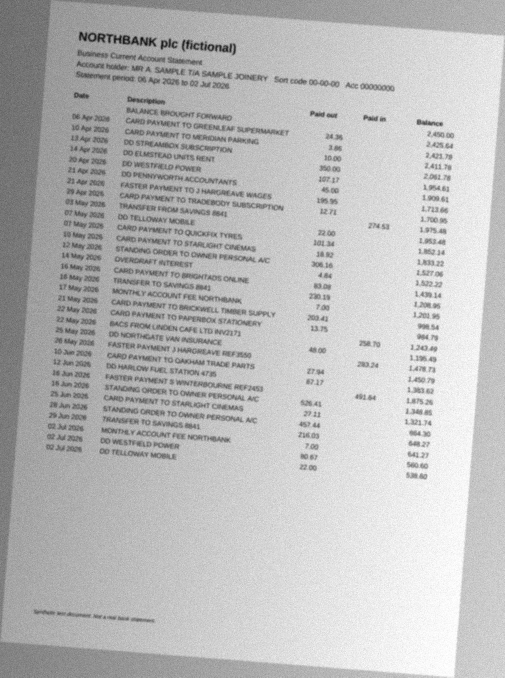
#> input picture labs/mtd-extraction-bench/data/phone_photo.jpg, 1010 x 1355 px, given in place of _tmp_scan.png, which was not available (shown at 1/2 size)
$ python gen.py
#> lines starting #> are read from the running program, lines starting #| are printed output that depends on the picture
"""Synthetic sole-trader document generator with ground truth. All names fictional."""
import csv, json, random, subprocess, sys
from datetime import date, timedelta
from pathlib import Path

CATS = ["turnover", "cost_of_goods", "wages", "car_van_travel", "premises", "repairs",
        "phone_office", "advertising", "interest_bank_charges", "professional_fees",
        "other_expenses", "drawings_personal", "transfer"]

# (description template, category, amount range, direction)
MERCHANTS = [
    ("BACS FROM {c} LTD INV{n}", "turnover", (180, 1400), 1),
    ("FASTER PAYMENT {p} REF{n}", "turnover", (60, 600), 1),
    ("CARD PAYMENT TO BRICKWELL TIMBER SUPPLY", "cost_of_goods", (40, 380), -1),
    ("CARD PAYMENT TO OAKHAM TRADE PARTS", "cost_of_goods", (20, 220), -1),
    ("DD HARLOW FUEL STATION {n}", "car_van_travel", (30, 85), -1),
    ("CARD PAYMENT TO MERIDIAN PARKING", "car_van_travel", (3, 18), -1),
    ("DD NORTHGATE VAN INSURANCE", "car_van_travel", (48, 48), -1),
    ("DD ELMSTEAD UNITS RENT", "premises", (350, 350), -1),
    ("DD WESTFIELD POWER", "premises", (60, 140), -1),
    ("CARD PAYMENT TO QUICKFIX TYRES", "repairs", (25, 190), -1),
    ("DD TELLOWAY MOBILE", "phone_office", (22, 22), -1),
    ("CARD PAYMENT TO PAPERBOX STATIONERY", "phone_office", (6, 45), -1),
    ("CARD PAYMENT TO BRIGHTADS ONLINE", "advertising", (15, 90), -1),
    ("MONTHLY ACCOUNT FEE NORTHBANK", "interest_bank_charges", (7, 7), -1),
    ("OVERDRAFT INTEREST", "interest_bank_charges", (3, 14), -1),
    ("DD PENNYWORTH ACCOUNTANTS", "professional_fees", (45, 45), -1),
    ("CARD PAYMENT TO TRADEBODY SUBSCRIPTION", "other_expenses", (12, 60), -1),
    ("FASTER PAYMENT TO {p} WAGES", "wages", (120, 320), -1),
    ("CARD PAYMENT TO GREENLEAF SUPERMARKET", "drawings_personal", (12, 95), -1),
    ("CARD PAYMENT TO STARLIGHT CINEMAS", "drawings_personal", (9, 30), -1),
    ("DD STREAMBOX SUBSCRIPTION", "drawings_personal", (10, 10), -1),
    ("TRANSFER TO SAVINGS 8841", "transfer", (100, 400), -1),
    ("TRANSFER FROM SAVINGS 8841", "transfer", (100, 300), 1),
    ("STANDING ORDER TO OWNER PERSONAL A/C", "drawings_personal", (300, 600), -1),
]
CLIENTS = ["ASHBY JOINERY", "LINDEN CAFE", "MORROW & SON", "KESTREL DENTAL", "HALEWOOD PTA"]
PEOPLE = ["J HARGREAVE", "P OKONKWO", "S WINTERBOURNE", "T ABERNETHY"]


def make_txns(seed, n=32, start=date(2026, 4, 6), opening=2450.00):
    r = random.Random(seed)
    # guarantee coverage of each category once, then fill randomly
    pool = list(range(len(MERCHANTS)))
    picks = r.sample(pool, len(pool))[:n] + [r.choice(pool) for _ in range(max(0, n - len(pool)))]
    picks = picks[:n]
    days = sorted(r.randint(0, 88) for _ in picks)
    bal, out = opening, []
    for d, idx in zip(days, picks):
        tpl, cat, (lo, hi), sign = MERCHANTS[idx]
        desc = tpl.format(c=r.choice(CLIENTS), p=r.choice(PEOPLE), n=r.randint(1000, 9999))
        amt = round(r.uniform(lo, hi), 2) if lo != hi else float(lo)
        amt = round(sign * amt, 2)
        bal = round(bal + amt, 2)
        out.append({"date": (start + timedelta(days=d)).isoformat(), "description": desc,
                    "amount": amt, "balance": bal, "category": cat})
    return out, opening


def fmt_d(iso):
    return date.fromisoformat(iso).strftime("%d %b %Y")


def write_csv(path, txns):
    with open(path, "w", newline="") as f:
        w = csv.writer(f)
        w.writerow(["Date", "Description", "Money Out", "Money In", "Balance"])
        for t in txns:
            a = t["amount"]
            w.writerow([date.fromisoformat(t["date"]).strftime("%d/%m/%Y"), t["description"],
                        f"{-a:.2f}" if a < 0 else "", f"{a:.2f}" if a > 0 else "", f"{t['balance']:.2f}"])


def write_pdf(path, txns, opening):
    from reportlab.lib.pagesizes import A4
    from reportlab.pdfgen import canvas
    c = canvas.Canvas(str(path), pagesize=A4)
    W, H = A4
    c.setFont("Helvetica-Bold", 16); c.drawString(40, H - 50, "NORTHBANK plc (fictional)")
    c.setFont("Helvetica", 10)
    c.drawString(40, H - 70, "Business Current Account Statement")
    c.drawString(40, H - 84, "Account holder: MR A. SAMPLE T/A SAMPLE JOINERY   Sort code 00-00-00   Acc 00000000")
    c.drawString(40, H - 98, f"Statement period: {fmt_d(txns[0]['date'])} to {fmt_d(txns[-1]['date'])}")
    y = H - 125
    c.setFont("Helvetica-Bold", 9)
    for x, h in [(40, "Date"), (110, "Description"), (350, "Paid out"), (420, "Paid in"), (490, "Balance")]:
        c.drawString(x, y, h)
    c.setFont("Helvetica", 9); y -= 14
    c.drawString(110, y, "BALANCE BROUGHT FORWARD"); c.drawRightString(540, y, f"{opening:,.2f}"); y -= 14
    for t in txns:
        a = t["amount"]
        c.drawString(40, y, fmt_d(t["date"])); c.drawString(110, y, t["description"][:42])
        c.drawRightString(395 if a < 0 else 465, y, f"{abs(a):,.2f}")
        c.drawRightString(540, y, f"{t['balance']:,.2f}"); y -= 14
    c.setFont("Helvetica-Oblique", 7)
    c.drawString(40, 40, "Synthetic test document. Not a real bank statement.")
    c.save()


def degrade(img, kind, seed):
    import numpy as np
    from PIL import Image, ImageFilter
    r = np.random.RandomState(seed)
    img = img.convert("L")
    if kind == "scan":
        img = img.rotate(1.8, expand=True, fillcolor=255).filter(ImageFilter.GaussianBlur(0.9))
        a = np.asarray(img).astype(float) + r.normal(0, 22, (img.height, img.width))
        a = np.clip(a * 0.9 + 12, 0, 255)
    else:  # phone photo: perspective-ish rotation, uneven lighting, blur, noise
        img = img.rotate(-4.5, expand=True, fillcolor=200).filter(ImageFilter.GaussianBlur(1.3))
        a = np.asarray(img).astype(float)
        h, w = a.shape
        grad = np.linspace(0.65, 1.05, w)[None, :] * np.linspace(0.85, 1.0, h)[:, None]
        a = np.clip(a * grad + r.normal(0, 10, a.shape), 0, 255)
    return Image.fromarray(a.astype("uint8")).convert("RGB")


def write_messy_csv(path, txns, seed):
    """Owner-made sheet: free text, mixed date formats, no balance, income/expense in one column."""
    r = random.Random(seed)
    nice = {"turnover": ["paid by {c}", "{c} job money in", "customer payment"],
            "cost_of_goods": ["timber", "wood for job", "trade counter stuff"],
            "car_van_travel": ["diesel", "van", "parking"], "premises": ["unit rent", "electric"],
            "repairs": ["tyres", "fixed van"], "phone_office": ["phone", "pens paper"],
            "advertising": ["facebook ads", "leaflets"], "interest_bank_charges": ["bank fee"],
            "professional_fees": ["accountant"], "other_expenses": ["trade body sub"],
            "wages": ["paid helper"], "drawings_personal": ["food shop", "me", "netflix etc", "cinema"],
            "transfer": ["moved to savings"]}
    rows = []
    for t in txns:
        d = date.fromisoformat(t["date"])
        ds = r.choice([d.strftime("%d/%m/%y"), d.strftime("%-d %b"), d.strftime("%d.%m.%Y")])
        txt = r.choice(nice[t["category"]]).format(c=r.choice(CLIENTS).title())
        rows.append([ds, txt, f"{t['amount']:.2f}", r.choice(["", "", "cash?", "check"])])
        t["sheet_description"] = txt   # what the owner actually typed: used as description truth
    with open(path, "w", newline="") as f:
        w = csv.writer(f); w.writerow(["when", "what", "£", "notes"]); w.writerows(rows)
    return rows


def write_xlsx(path, rows):
    import openpyxl
    wb = openpyxl.Workbook(); ws = wb.active
    ws.append(["when", "what", "£", "notes"])
    for r_ in rows:
        ws.append([r_[0], r_[1], float(r_[2]), r_[3]])
    wb.save(path)


def build(outdir):
#> called with outdir = 'data'
    out = Path(outdir); out.mkdir(parents=True, exist_ok=True)
    docs = {}
    t, op = make_txns(11); docs["clean_pdf"] = (t, op)
    write_pdf(out / "clean_pdf.pdf", t, op)
#> (the call stopped at in write_pdf, `c = canvas.Canvas(str(path), pagesize=A4)`: reportlab is not available in this run)
    t2, op2 = make_txns(22); docs["scan_image"] = (t2, op2)
    write_pdf(out / "_tmp_scan.pdf", t2, op2)
#> (the call stopped at in write_pdf, `c = canvas.Canvas(str(path), pagesize=A4)`: reportlab is not available in this run)
    t3, op3 = make_txns(33); docs["phone_photo"] = (t3, op3)
    write_pdf(out / "_tmp_photo.pdf", t3, op3)
#> (the call stopped at in write_pdf, `c = canvas.Canvas(str(path), pagesize=A4)`: reportlab is not available in this run)
    from PIL import Image
    for name, kind, seed in [("_tmp_scan", "scan", 1), ("_tmp_photo", "photo", 2)]:
        subprocess.run(["pdftoppm", "-r", "110", "-png", "-singlefile", str(out / f"{name}.pdf"), str(out / name)], check=True)
#> (this line was passed over: subprocess is not available in this run)
        degrade(Image.open(out / f"{name}.png"), kind, seed).save(out / ("scan_image.jpg" if kind == "scan" else "phone_photo.jpg"), quality=70)
#> in degrade, `img = img.rotate(1.8, expand=True, fillcolor=255).filter(ImageFilter.G..`:
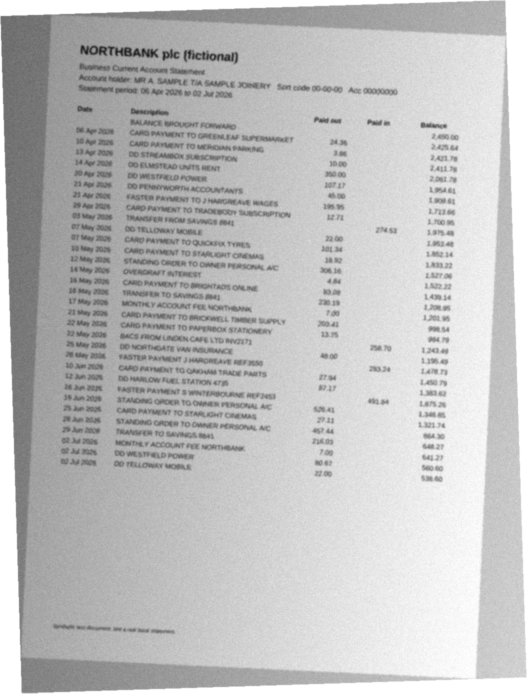
#> img: PIL image 1054x1387 L (shown at 1/2 size); min 20, max 255, mean 191.7
#> in degrade, `a = np.asarray(img).astype(float) + r.normal(0, 22, (img.height, img.w..`:
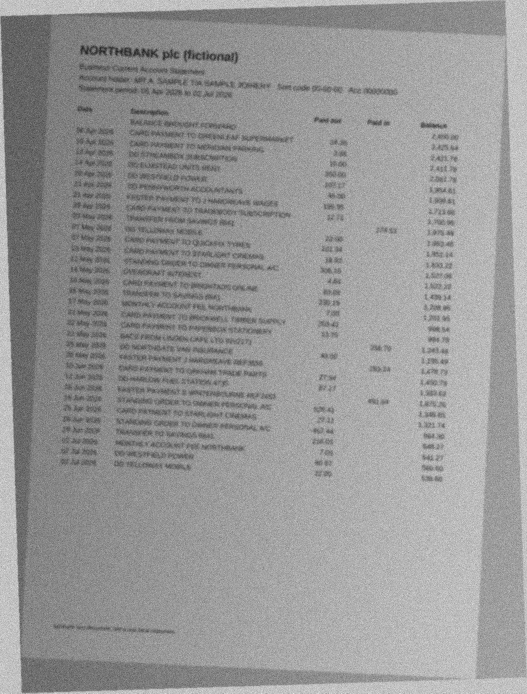
#> a: shape (1387, 1054) float64 (shown at 1/2 size); min -35.79, max 346.7, mean 191.7; drawn with min black and max white
        (out / f"{name}.pdf").unlink(); (out / f"{name}.png").unlink()
#> pass 2 of the loop in build, `for name, kind, seed in [("_tmp_scan", "scan", 1), ("_tmp_photo", "pho..`:
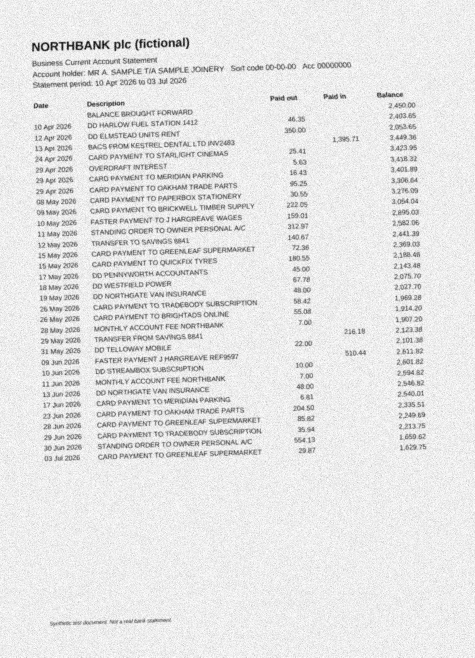
#> input picture labs/mtd-extraction-bench/data/scan_image.jpg, 950 x 1315 px, given in place of _tmp_photo.png, which was not available (shown at 1/2 size)
#> in degrade (call 2), `img = img.rotate(-4.5, expand=True, fillcolor=200).filter(ImageFilter...`:
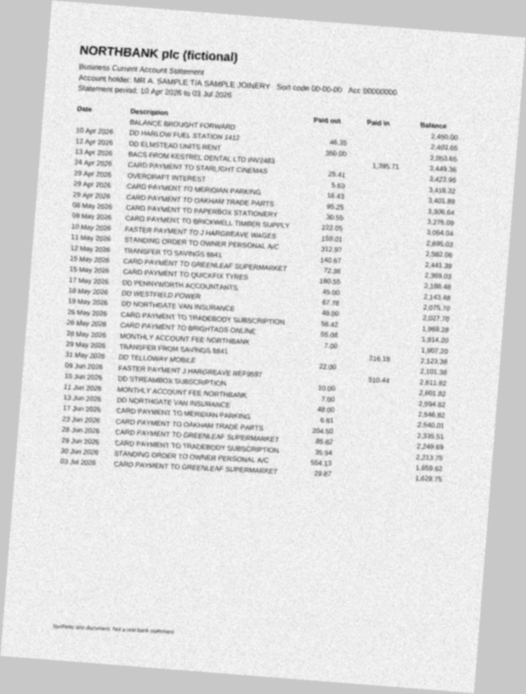
#> img: PIL image 1052x1387 L (shown at 1/2 size); min 41, max 250, mean 224.9
#> in degrade (call 2), `a = np.clip(a * grad + r.normal(0, 10, a.shape), 0, 255)`:
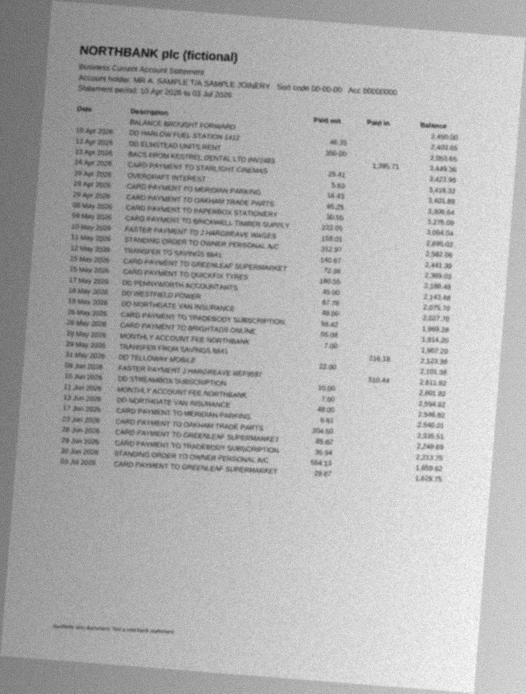
#> a: shape (1387, 1052) float64 (shown at 1/2 size); min 10.13, max 255, mean 177.2
    t4, op4 = make_txns(44); docs["csv_export"] = (t4, op4)
    write_csv(out / "csv_export.csv", t4)
    t5, _ = make_txns(55); rows = write_messy_csv(out / "messy_sheet.csv", t5, 5)
    write_xlsx(out / "messy_sheet.xlsx", rows)
    # messy sheet truth has no balance
    docs["messy_sheet"] = ([{**x, "balance": None, "bank_description": x["description"], "description": x["sheet_description"]} for x in t5], None)
    files = {"clean_pdf": "clean_pdf.pdf", "scan_image": "scan_image.jpg", "phone_photo": "phone_photo.jpg",
             "csv_export": "csv_export.csv", "messy_sheet": "messy_sheet.xlsx"}
    for k, (tx, op) in docs.items():
        (out / f"{k}.truth.json").write_text(json.dumps({"file": files[k], "opening_balance": op, "lines": tx}, indent=1))
    return files


if __name__ == "__main__":
    print(build(sys.argv[1] if len(sys.argv) > 1 else "data"))
